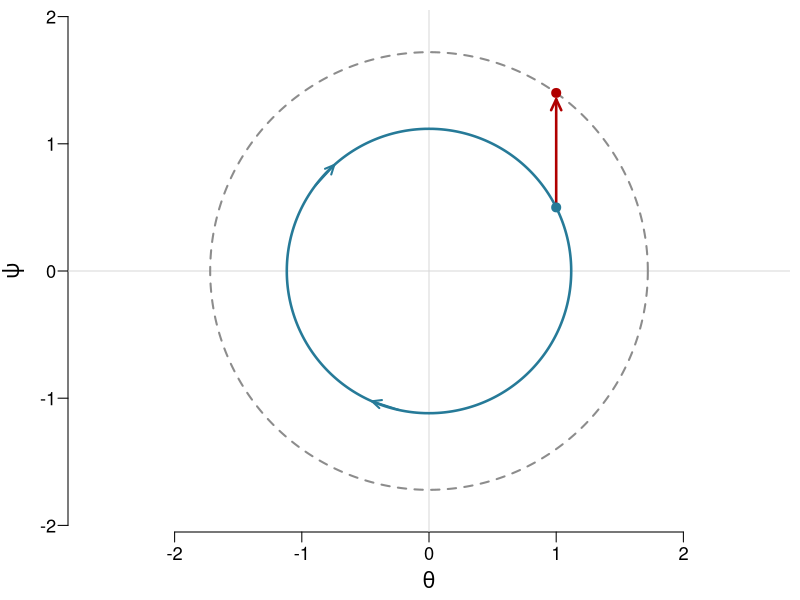

Recreate this plot in R.
# Run from lectures/L6 to regenerate the normal-target energy diagram.
pdf("figs/hmc_normal_energy.pdf", width = 4.5, height = 4.5,
    family = "Helvetica", useDingbats = FALSE)
par(mar = c(3.4, 3.4, 0.5, 0.5), mgp = c(2, 0.6, 0), las = 1)
plot(NA, xlim = c(-1.9, 1.9), ylim = c(-1.9, 1.9), asp = 1,
     xlab = expression(theta), ylab = expression(psi), bty = "n",
     cex.lab = 1.3, cex.axis = 1.1)
abline(h = 0, v = 0, col = "grey85")
angle <- seq(0, 2*pi, length.out = 401)
r1 <- sqrt(1^2 + 0.5^2)
r2 <- sqrt(1^2 + 1.4^2)
lines(r1*cos(angle), r1*sin(angle), col = "#267A98", lwd = 2.5)
lines(r2*cos(angle), r2*sin(angle), col = "grey55", lwd = 2, lty = 2)
for (a in c(2.5, 4.5)) {
  arrows(r1*cos(a), r1*sin(a), r1*cos(a-0.2), r1*sin(a-0.2),
         length = 0.1, angle = 25, col = "#267A98", lwd = 2)
}
arrows(1, 0.5, 1, 1.35, length = 0.12, angle = 25,
       col = "#B00000", lwd = 2.5)
points(1, 0.5, pch = 19, col = "#267A98", cex = 1.2)
points(1, 1.4, pch = 19, col = "#B00000", cex = 1.2)
dev.off()
